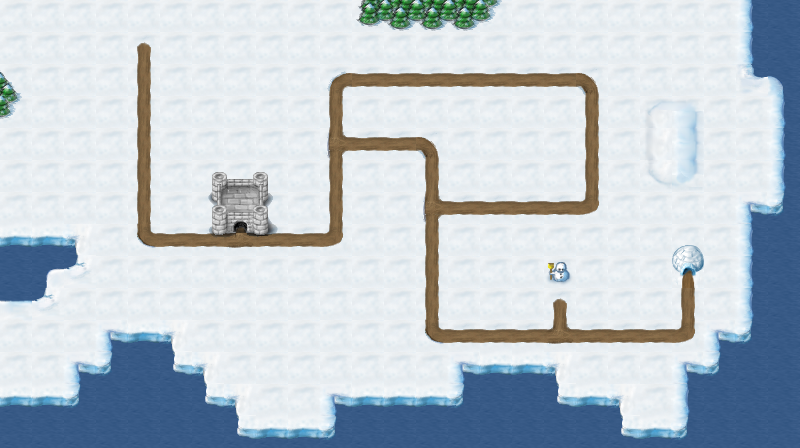

Tiled map render using the project's own tile images. Description and the map definition, with tile-layer contents summarised, below:
An orthogonal 25x14 tile map with 32x32 px tiles, 4 tile layers (Water, Land, Roads, Decorations), 5 tilesets and 16 objects.

<map version="1.0" orientation="orthogonal" renderorder="right-down" width="25" height="14" tilewidth="32" tileheight="32">
 <properties>
  <property name="music" value="salcon.ogg" />
 </properties>
 <tileset firstgid="1" source="../tilesets/map_objects.tsx" />
 <tileset firstgid="5" source="../tilesets/wm_roads.tsx" />
 <tileset firstgid="25" source="../tilesets/wm_snow.tsx" />
 <tileset firstgid="70" source="../tilesets/wm_trees.tsx" />
 <tileset firstgid="85" source="../tilesets/wm_castle.tsx" />
 <layer name="Water" width="25" height="14">
  <data>[350 cells, 91 non-empty, 1 distinct tile ids]</data>
 </layer>
 <layer name="Land" width="25" height="14">
  <data>[350 cells, 314 non-empty, 15 distinct tile ids]</data>
 </layer>
 <layer name="Roads" width="25" height="14">
  <data>[350 cells, 53 non-empty, 9 distinct tile ids]</data>
 </layer>
 <layer name="Decorations" width="25" height="14">
  <data>[350 cells, 14 non-empty, 11 distinct tile ids]</data>
 </layer>
 <objectgroup name="Spaces">
  <object gid="2" x="544" y="352">
   <properties>
    <property name="level" value="retux-01.tmx" />
   </properties>
  </object>
  <object gid="2" x="416" y="352">
   <properties>
    <property name="level" value="retux-02.tmx" />
   </properties>
  </object>
  <object gid="2" x="416" y="224">
   <properties>
    <property name="level" value="retux-03.tmx" />
   </properties>
  </object>
  <object gid="2" x="576" y="96">
   <properties>
    <property name="level" value="retux-04.tmx" />
   </properties>
  </object>
  <object gid="2" x="320" y="160">
   <properties>
    <property name="level" value="retux-05.tmx" />
   </properties>
  </object>
  <object gid="3" x="128" y="64">
   <properties>
    <property name="ID" value="map_exit" />
    <property name="dest" value="retux-2.tmx:map_enter" />
   </properties>
  </object>
  <object gid="2" x="224" y="256">
   <properties>
    <property name="level" value="retux-06.tmx" />
   </properties>
  </object>
 </objectgroup>
 <objectgroup name="Objects">
  <object gid="1" x="672" y="288" />
 </objectgroup>
 <objectgroup color="#ffff00" name="map_path">
  <object x="672" y="256">
   <polyline points="0,0 0,64 -128,64" />
  </object>
  <object x="544" y="320">
   <polyline points="0,0 -128,0" />
  </object>
  <object x="416" y="320">
   <polyline points="0,0 0,-128" />
  </object>
  <object x="416" y="192">
   <polyline points="0,0 160,0 160,-128" />
  </object>
  <object x="576" y="64">
   <polyline points="0,0 -256,0 -256,64" />
  </object>
  <object x="416" y="192">
   <polyline points="0,0 0,-64 -96,-64" />
  </object>
  <object x="320" y="128">
   <polyline points="0,0 0,96 -96,96" />
  </object>
  <object x="224" y="224">
   <polyline points="0,0 -96,0 -96,-192" />
  </object>
 </objectgroup>
</map>
